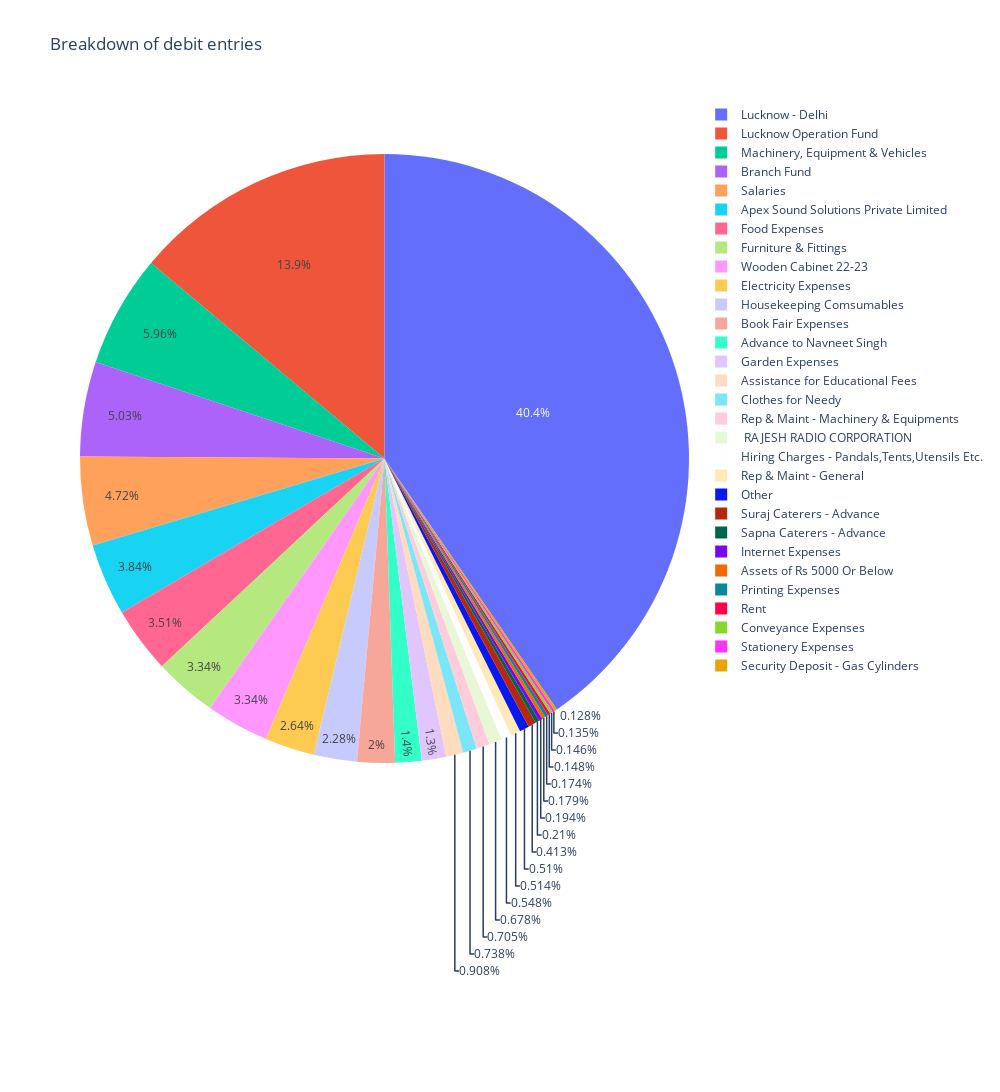

Notebook code for this chart:
### Markdown cell above
## MAKING USESR INTERACTIVE PIE CHART BY THE USE OF PLOTLY

### Code cell
summary2.loc[summary2['Debit'] < 4000, 'Particulars'] = 'Other' 
figdeb = px.pie(summary2, values='Debit', names='Particulars', title='Breakdown of debit entries')
figdeb.update_layout(
    autosize=False,
    width=1000,
    height=1300,
    showlegend=True
)
figdeb.show()

### Figure 1 — Plotly figure (JSON) as saved in the notebook; plotly's stock layout.template omitted (floating-point values rounded to 4 significant figures)
{"data": [{"domain": {"x": [0, 1], "y": [0, 1]}, "hovertemplate": "Particulars=%{label}<br>Debit=%{value}<extra></extra>", "labels": [" RAJESH RADIO CORPORATION", "Other", "Advance to Navneet Singh", "Apex Sound Solutions Private Limited", "Assets of Rs 5000 Or Below", "Assistance for Educational Fees", "Other", "Book Fair Expenses", "Branch Fund", "Clothes for Needy", "Other", "Conveyance Expenses", "Other", "Other", "Other", "Other", "Electricity Expenses", "Food Expenses", "Furniture & Fittings", "Other", "Garden Expenses", "Hiring Charges - Pandals,Tents,Utensils Etc.", "Housekeeping Comsumables", "Other", "Internet Expenses", "Lucknow - Delhi", "Other", "Lucknow Operation Fund", "Machinery, Equipment & Vehicles", "Other", "Other", "Other", "Printing Expenses", "Rent", "Other", "Rep & Maint - General", "Rep & Maint - Machinery & Equipments", "Salaries", "Sapna Caterers - Advance", "Security Deposit - Gas Cylinders", "Stationery Expenses", "Suraj Caterers - Advance", "Wooden Cabinet 22-23"], "legendgroup": "", "name": "", "showlegend": true, "type": "pie", "values": [24662, 0, 50936, 139440, 6499, 33000, 3000, 72744, 182683, 26832, 614, 5310, 1755, 500, 200, 3300, 96129, 127428, 121413, 0, 47135, 19920, 82942, 0, 7068, 1469356, 3300, 505535, 216646, 3570, 589, 300, 6326, 5376, 1400, 18690, 25630, 171600, 7640, 4650, 4920, 15000, 121413]}], "layout": {"autosize": false, "height": 1300, "legend": {"tracegroupgap": 0}, "showlegend": true, "title": {"text": "Breakdown of debit entries"}, "width": 1000}}
